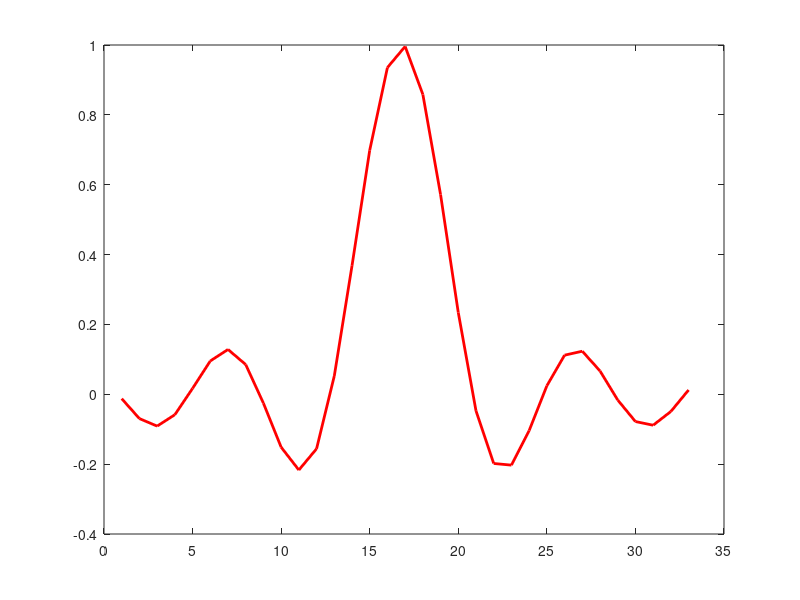
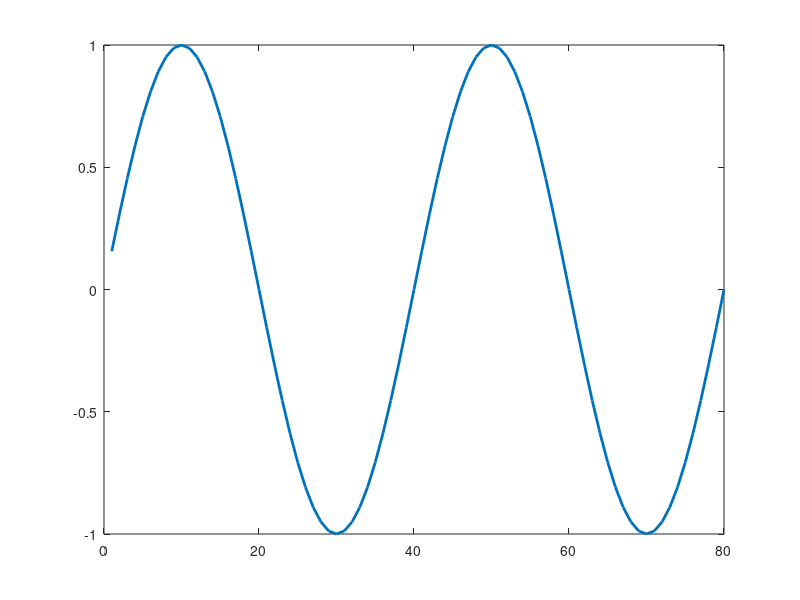
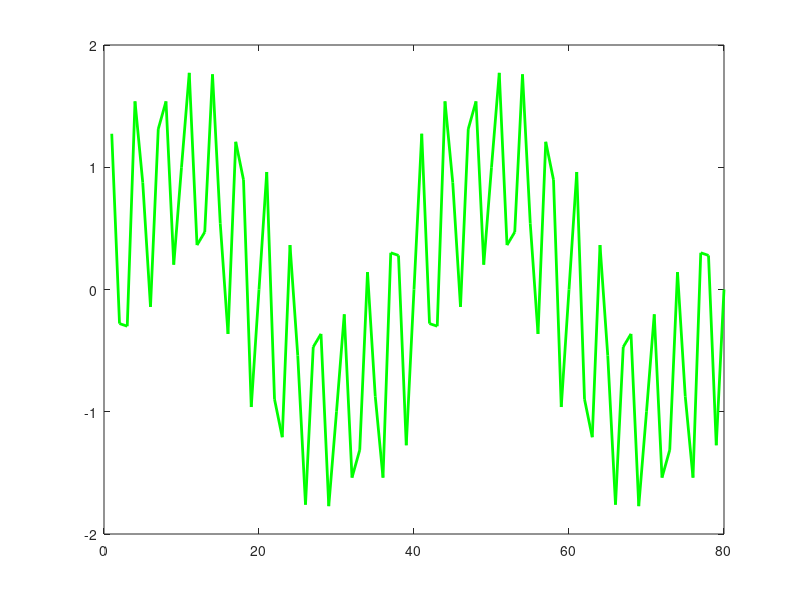
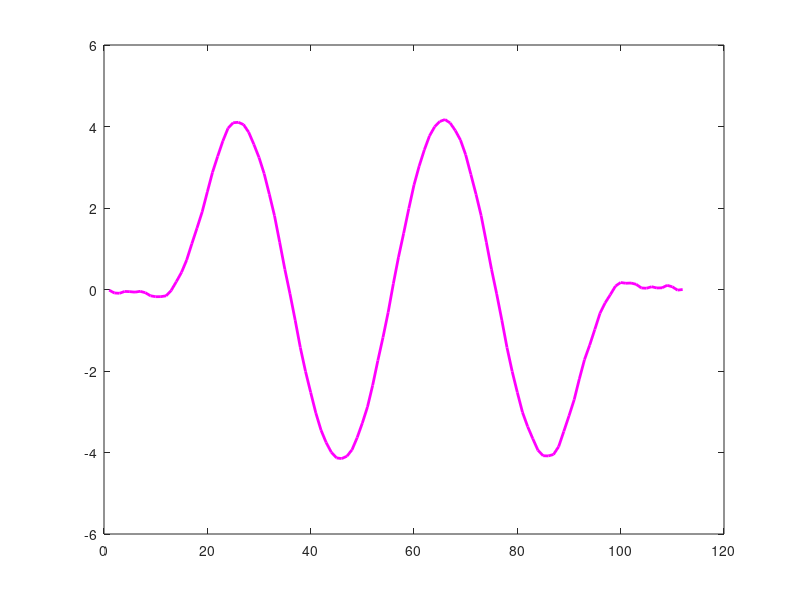

Write MATLAB code to recreate these figures, in order.
clear all;
n=-7.9:.5:8.1;
y=sin(4*pi*n/8)./(4*pi*n/8);
figure(1);
plot(y,'-r','linewidth',2)
t=0.1:.1:8;
x=sin(2*pi*t/4);
figure(2);
plot(x,'linewidth',2)

t=0.1:.1:8;
x_n=sin(2*pi*t/4)+0.5*rand*sin(2*pi*10*t/4)+sin(2*pi*12*t/4);
figure(3);
plot(x_n,'-g','linewidth',2)
xy=conv(x_n,y);
figure(4);
plot(xy,'-m','linewidth',2)